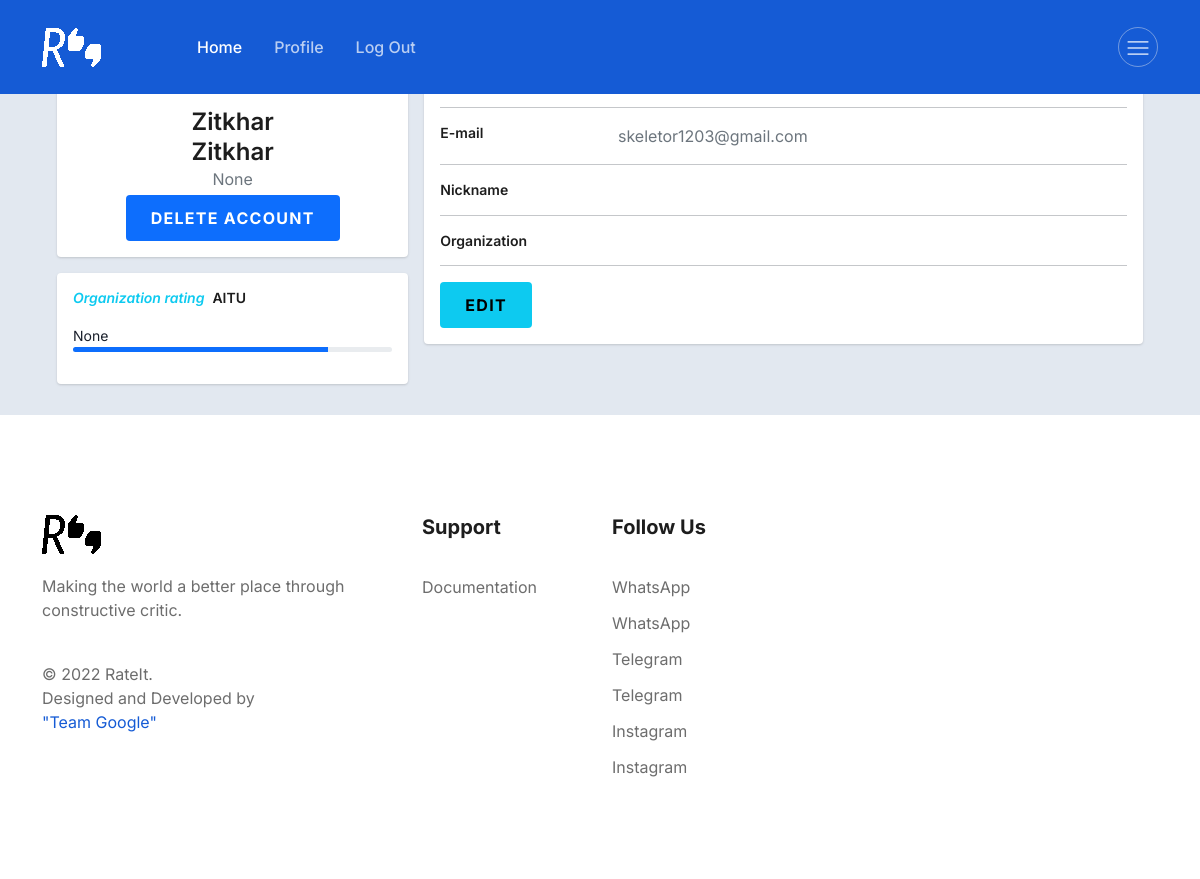
Page /profile/Zitkhar/ (signed in) on the committed database.
### account/models.py (models this page shows, shortened)
class User(AbstractUser):
    email = models.EmailField('email address', unique=True)
    USERNAME_FIELD = 'email'
    REQUIRED_FIELDS = ["username"]
    first_name = models.CharField(max_length=100, blank=True)
    second_name = models.CharField(max_length=100, blank=True)

class Profile(models.Model):
    profile_category = (
        ('Professor', 'Professor'),
        ('Student', 'Student'),
    )
    user = models.OneToOneField(User, on_delete=models.CASCADE)
    profile_category = models.CharField(max_length=100, choices=profile_category, null=True, default='Student')
    nickname = models.CharField(max_length=100, blank=True)
    organization = models.CharField(max_length=100, blank=True)
    rating = models.IntegerField(blank=True, null=True)
    first_name = models.CharField(max_length=100, blank=True)
    second_name = models.CharField(max_length=100, blank=True)

### account/views.py (the view)
# urls.py: path('profile/<username>/', views.profile, name='profile'),
@login_required
def profile(request, username):
    user = get_object_or_404(User, username=username)
    profile = get_object_or_404(Profile, user=user)
    return render(request, 'profile.html', {'profile': profile, 'user': user})

### account/templates/profile.html (shortened to what this page needs)
{% extends 'base.html' %}
{% load static %}
{% block content %}
    <body>
    <div class="container">
        <div class="main-body">
            <div class="row gutters-sm">
                <div class="col-md-4 mb-3">
                    <div class="card">
                        <div class="card-body">
                            <div class="d-flex flex-column align-items-center text-center">
                                <div class="mt-3">
                                    <h4>{{ user.first_name }} </h4>
                                    <h4>{{ user.second_name }} </h4>
                                    <p class="text-secondary mb-1">{{ profile.profile_category }} </p>
                                    <button class="btn btn-primary">Delete account</button>
                                </div>
                            </div>
                        </div>
                    </div>
                    <div class="card mt-3">
                        <ul class="list-group list-group-flush">
                            <div class="card-body">
                                <h6 class="d-flex align-items-center mb-3"><i class="material-icons text-info mr-2">Organization
                                    rating</i>AITU</h6>
                                <small>{{ profile.rating }}</small>
                                <div class="progress mb-3" style="height: 5px">
                                    <div class="progress-bar bg-primary" role="progressbar" style="width: 80%"
                                         aria-valuenow="80" aria-valuemin="0" aria-valuemax="100"></div>
                                </div>
                            </div>
                        </ul>
                    </div>
                </div>
                <div class="col-md-8">
                    <div class="card mb-3">
                        <div class="card-body">
                            <div class="row">
                                <div class="col-sm-3">
                                    <h6 class="mb-0">Full Name</h6>
                                </div>
                                <div class="col-sm-9 text-secondary">
                                </div>
                            </div>
                            <hr>
                            <div class="row">
                                <div class="col-sm-3">
                                    <h6 class="mb-0">E-mail</h6>
                                </div>
                                <div class="col-sm-9 text-secondary">
                                    {{ user.email }}
                                </div>
                            </div>
                            <hr>
                            <div class="row">
                                <div class="col-sm-3">
                                    <h6 class="mb-0">Nickname</h6>
                                </div>
                                <div class="col-sm-9 text-secondary">
                                </div>
                            </div>
                            <hr>
                            <div class="row">
                                <div class="col-sm-3">
                                    <h6 class="mb-0">Organization</h6>
                                </div>
                                <div class="col-sm-9 text-secondary">
                                </div>
                            </div>
                            <hr>
                            <div class="row">
                                <div class="col-sm-12">
                                    <a class="btn btn-info " target="__blank" href="{% url 'edit_profile' request.user.username %}">Edit</a>
                                </div>
                            </div>
                        </div>
                    </div>
                </div>
            </div>
        </div>
    </div>
{% endblock %}

### account/static/landing.css (style rules this page uses)
:root { --font-family: "Inter", sans-serif; --primary: #155bd5; --primary-dark: #1c3ab6; --primary-light: #e2f1ff; --accent: #00d4d7; --accent-dark: #00bac1; --accent-light: #dff9f8; --success: #13d527; --success-dark: #00ae11; --success-light: #eafbe7; --secondary: #8f15d5; --secondary-dark: #6013c7; --secondary-light: #f4e5fa; --info: #15b2d5; --info-dark: #0f8ca8; --info-light: #e0f5fa; --caution: #dbbb25; --caution-dark: #d58f15; --caution-light: #fbf9e4; --error: #e6185e; --error-dark: #bf1257; --error-light: #fce4eb; --black: #1d1d1d; --dark-1: #2d2d2d; --dark-2: #4d4d4d; --dark-3: #6d6d6d; --gray-1: #8d8d8d; --gray-2: #adadad; --gray-3: #cdcdcd; --gray-4: #e0e0e0; --light-1: #efefef; --light-2: #f5f5f5; --light-3: #fafafa; --white: #ffffff; --gradient-1: linear-gradient(180deg, #155bd5 0%, #1c3ab6 100%); --gradient-2: linear-gradient(180deg, #155bd5 13.02%, #00d4d7 85.42%); --gradient-3: linear-gradient(180deg, #155bd5 0%, #8f15d5 100%); --gradient-4: linear-gradient(180deg, #155bd5 0%, #13d527 100%); --gradient-5: linear-gradient(180deg, #155bd5 0%, #15bbd5 100%); --gradient-6: linear-gradient(180deg, #155bd5 0%, #dbbb25 100%); --gradient-7: linear-gradient(180deg, #155bd5 0%, #e6185e 100%); --gradient-8: linear-gradient(180deg, #1c3ab6 0%, #00bac1 100%); --gradient-9: linear-gradient(180deg, #00d4d7 13.02%, #155bd5 85.42%); --shadow-1: 0px 0px 1px rgba(40, 41, 61, 0.08), 0px 0.5px 2px rgba(96, 97, 112, 0.16); --shadow-2: 0px 0px 1px rgba(40, 41, 61, 0.04), 0px 2px 4px rgba(96, 97, 112, 0.16); --shadow-3: 0px 0px 2px rgba(40, 41, 61, 0.04), 0px 4px 8px rgba(96, 97, 112, 0.16); --shadow-4: 0px 2px 4px rgba(40, 41, 61, 0.04), 0px 8px 16px rgba(96, 97, 112, 0.16); --shadow-5: 0px 2px 8px rgba(40, 41, 61, 0.04), 0px 16px 24px rgba(96, 97, 112, 0.16); --shadow-6: 0px 2px 8px rgba(40, 41, 61, 0.08), 0px 20px 32px rgba(96, 97, 112, 0.24); }
body { font-family: var(--font-family); color: var(--black); font-size: 16px; }
a { display: inline-block; }
a, button, a:hover, a:focus, input:focus, textarea:focus, button:focus { text-decoration: none; outline: none; }
ul, ol { margin: 0px; padding: 0px; list-style-type: none; }
h1, h2, h3, h4, h5, h6 { font-weight: 600; color: var(--black); margin: 0px; }
h4, .h4 { font-size: 1.5em; line-height: 1.25; }
h6, .h6 { font-size: 0.875em; line-height: 1.25; }
p { font-size: 1em; font-weight: 400; line-height: 1.5; color: var(--dark-3); margin: 0px; }
.btn { font-weight: bold; font-size: 16px; line-height: 20px; text-align: center; letter-spacing: 0.08em; text-transform: uppercase; padding: 12px 24px; border-radius: 4px; border: 1px solid transparent; }

### account/static/search.css (style rules this page uses)
*,*:after,*:before { box-sizing:border-box; -moz-box-sizing:border-box; -webkit-box-sizing:border-box; }
a,a:visited { color:#fff }

### account/templates/profile.html (style rules this page uses)
body { margin-top: 20px; color: #1a202c; text-align: left; background-color: #e2e8f0; }
.main-body { padding: 15px; }
.card { box-shadow: 0 1px 3px 0 rgba(0, 0, 0, .1), 0 1px 2px 0 rgba(0, 0, 0, .06); }
.card { position: relative; display: flex; flex-direction: column; min-width: 0; word-wrap: break-word; background-color: #fff; background-clip: border-box; border: 0 solid rgba(0, 0, 0, .125); border-radius: .25rem; }
.card-body { flex: 1 1 auto; min-height: 1px; padding: 1rem; }
.gutters-sm { margin-right: -8px; margin-left: -8px; }
.gutters-sm > .col, .gutters-sm > [class*=col-] { padding-right: 8px; padding-left: 8px; }
.mb-3, .my-3 { margin-bottom: 1rem !important; }

### rows in the picture
User: first_name "Zitkhar", second_name "Zitkhar", email "skeletor1203@gmail.com"
Profile: profile_category "None", rating "None"
